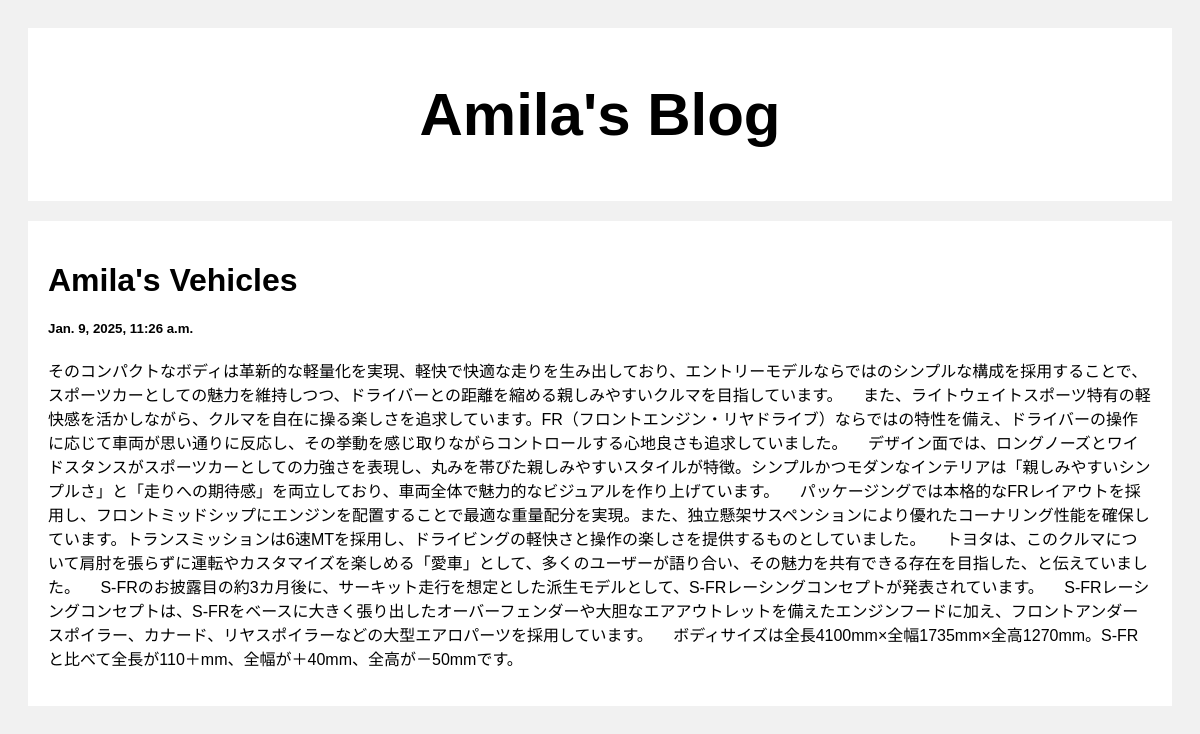
The app's page /post/2/ with its own data.
### posts/models.py (models this page shows)
class Post(models.Model):
    title = models.CharField(max_length=100)
    body =  models.CharField(max_length=1000000)
    created_at = models.DateTimeField(default=datetime.now, blank=True)

### posts/views.py (the view)
# urls.py: path('post/<int:pk>/', views.post, name='post')
def post(request, pk):
    posts = Post.objects.get(id=pk)
    return render(request, 'posts.html',{'posts': posts})

### templates/posts.html (shortened to what this page needs)
<!DOCTYPE html>
<html>
<head>
</head>
<body>
<div class="header">
  <h2>Amila's Blog</h2>
</div>
<div class="row">
  <div class="leftcolumn">
    <div class="card">
        <h1>{{posts.title}}</h1>
        <h5>{{posts.created_at}}</h5>
        <p>{{posts.body}}</p>
    </div>
  </div>
</div>
</body>
</html>

### templates/posts.html (style rules this page uses)
* { box-sizing: border-box; }
body { font-family: Arial; padding: 20px; background: #f1f1f1; }
.header { padding: 2px; font-size: 40px; text-align: center; background: white; }
.leftcolumn { float: left; width: 100%; }
.card { background-color: white; padding: 20px; margin-top: 20px; }
.row:after { content: ""; display: table; clear: both; }

### records on screen
Post: title "Amila's Vehicles", created_at "Jan. 9, 2025, 11:26 a.m.", body "そのコンパクトなボディは革新的な軽量化を実現、軽快で快適な走りを生み出しており、エントリーモデルならではのシンプルな構成を採用することで、スポーツカーとしての魅力を維持しつつ、ドライバーとの距離を縮める親しみやすいクルマを目指しています。 また、ライトウェイトスポーツ特有の軽快感を活かしながら、クルマを自在に操る楽しさを追求しています。FR（フロントエンジン・リヤドライブ）ならではの特性を備え、ドライバーの操作に応じて車両が思い通りに反応し、その挙動を感じ取りながらコントロールする心地良さも追求していました。 デザイン面では、ロングノーズとワイドスタンスがスポーツカーとしての力強さを表現し、丸みを帯びた親しみやすいスタイルが特徴。シンプルかつモダンなインテリアは「親しみやすいシンプルさ」と「走りへの期待感」を両立しており、車両全体で魅力的なビジュアルを作り上げています。 パッケージングでは本格的なFRレイアウトを採用し、フロントミッドシップにエンジンを配置することで最適な重量配分を実現。また、独立懸架サスペンションにより優れたコーナリング性能を確保しています。トランスミッションは6速MTを採用し、ドライビングの軽快さと操作の楽しさを提供するものとしていました。 トヨタは、このクルマについて肩肘を張らずに運転やカスタマイズを楽しめる「愛車」として、多くのユーザーが語り合い、その魅力を共有できる存在を目指した、と伝えていました。 S-FRのお披露目の約3カ月後に、サーキット走行を想定とした派生モデルとして、S-FRレーシングコンセプトが発表されています。…"
